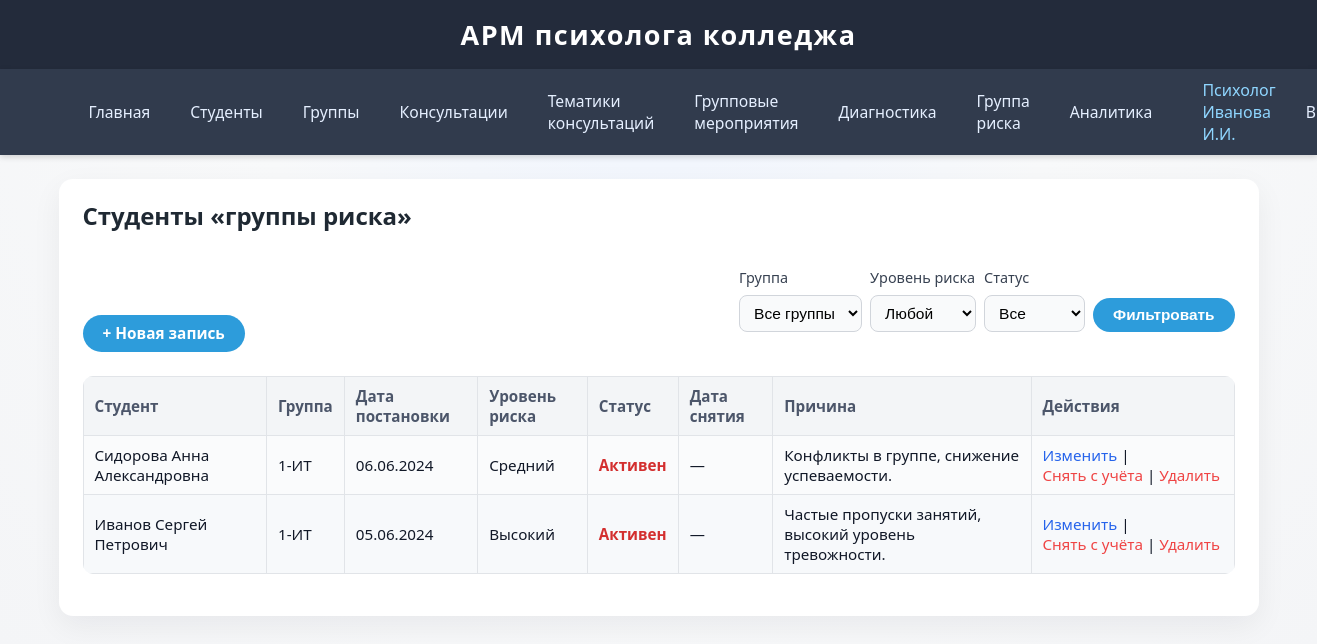
/risk_groups/ (signed in), run on the app's committed database.
### app/models.py (models this page shows, shortened)
class User(db.Model, UserMixin):
    __tablename__ = 'users'
    id = db.Column(db.Integer, primary_key=True)
    username = db.Column(db.String(64), unique=True, nullable=False)
    password_hash = db.Column(db.String(128), nullable=False)
    role = db.Column(db.String(16), nullable=False, default='psychologist')  # 'psychologist', 'admin', or 'viewer'
    full_name = db.Column(db.String(128), nullable=True)
    group_events = db.relationship('GroupEvent', backref='psychologist_user', lazy=True)
    test_results = db.relationship('TestResult', backref='psychologist_user', lazy=True)

class RiskGroup(db.Model):
    __tablename__ = 'risk_groups'
    id = db.Column(db.Integer, primary_key=True)
    student_id = db.Column(db.Integer, db.ForeignKey('students.id'), nullable=False)
    date_added = db.Column(db.Date, nullable=False, default=date.today)
    risk_level = db.Column(db.String(32), nullable=False, default='средний')  # низкий/средний/высокий и т.п.
    reason = db.Column(db.String(255), nullable=True)
    status = db.Column(db.String(32), nullable=False, default='активен')      # активен / снят
    date_removed = db.Column(db.Date, nullable=True)

class Student(db.Model):
    __tablename__ = 'students'
    id = db.Column(db.Integer, primary_key=True)
    full_name = db.Column(db.String(128), nullable=False)
    group_id = db.Column(db.Integer, db.ForeignKey('groups.id'), nullable=True)
    date_of_birth = db.Column(db.Date, nullable=True)
    consultations = db.relationship('Consultation', backref='student', lazy=True)
    test_results = db.relationship('TestResult', backref='student', lazy=True)
    risk_records = db.relationship('RiskGroup', backref='student', lazy=True)

class Group(db.Model):
    __tablename__ = 'groups'
    id = db.Column(db.Integer, primary_key=True)
    name = db.Column(db.String(64), unique=True, nullable=False)
    students = db.relationship('Student', backref='group', lazy=True)
    events = db.relationship('GroupEvent', backref='group', lazy=True)

### app/routes/risk_groups.py (the view)
@risk_groups_bp.route('/', methods=['GET'])
@login_required
def list_risk():
    group_id = request.args.get('group_id', type=int)
    risk_level = request.args.get('risk_level', type=str)
    status = request.args.get('status', type=str)
    query = (
        RiskGroup.query
        .join(Student, RiskGroup.student_id == Student.id)
        .outerjoin(Group, Student.group_id == Group.id)
    )
    if group_id:
        query = query.filter(Student.group_id == group_id)
    if risk_level:
        query = query.filter(RiskGroup.risk_level == risk_level)
    if status:
        query = query.filter(RiskGroup.status == status)
    risk_records = (
        query
        .order_by(RiskGroup.status.desc(), RiskGroup.risk_level.desc(), RiskGroup.date_added.desc())
        .all()
    )
    groups = Group.query.order_by(Group.name.asc()).all()
    risk_levels = (
        db.session.query(RiskGroup.risk_level)
        .distinct()
        .order_by(RiskGroup.risk_level.asc())
        .all()
    )
    risk_levels = [rl[0] for rl in risk_levels]
    statuses = (
        db.session.query(RiskGroup.status)
        .distinct()
        .order_by(RiskGroup.status.asc())
        .all()
    )
    statuses = [st[0] for st in statuses]
    return render_template(
        'risk_groups/list.html',
        risk_records=risk_records,
        groups=groups,
        risk_levels=risk_levels,
        statuses=statuses,
        selected_group_id=group_id,
        selected_risk_level=risk_level,
        selected_status=status,
    )

### app/templates/risk_groups/list.html (shortened to what this page needs)
{% extends 'base.html' %}
{% block content %}
<h2>Студенты «группы риска»</h2>
<div style="margin: 16px 0 24px 0; display:flex; flex-wrap:wrap; gap:16px; align-items:flex-end;">
    <a href="{{ url_for('risk_groups.create_risk') }}" class="btn">+ Новая запись</a>
    <form method="get"
          action="{{ url_for('risk_groups.list_risk') }}"
          style="display:flex; flex-wrap:wrap; gap:8px; align-items:flex-end; margin-left:auto;">
        <div>
            <label for="group_id" style="display:block; font-size:0.9em;">Группа</label>
            <select name="group_id" id="group_id">
                <option value="">Все группы</option>
            </select>
        </div>
        <div>
            <label for="risk_level" style="display:block; font-size:0.9em;">Уровень риска</label>
            <select name="risk_level" id="risk_level">
                <option value="">Любой</option>
            </select>
        </div>
        <div>
            <label for="status" style="display:block; font-size:0.9em;">Статус</label>
            <select name="status" id="status">
                <option value="">Все</option>
            </select>
        </div>
        <div>
            <button type="submit" class="btn">Фильтровать</button>
        </div>
    </form>
</div>
<table>
    <thead>
        <tr>
            <th>Студент</th>
            <th>Группа</th>
            <th>Дата постановки</th>
            <th>Уровень риска</th>
            <th>Статус</th>
            <th>Дата снятия</th>
            <th>Причина</th>
            <th style="width:180px;">Действия</th>
        </tr>
    </thead>
    <tbody>
    {% for r in risk_records %}
        <tr>
            <td>{{ r.student.full_name if r.student else '—' }}</td>
            <td>{{ r.student.group.name if r.student and r.student.group else '—' }}</td>
            <td>
                {% if r.date_added %}
                    {{ r.date_added.strftime('%d.%m.%Y') }}
                {% else %}
                    —
                {% endif %}
            </td>
            <td>{{ r.risk_level|capitalize }}</td>
            <td>
                {% if r.status == 'активен' %}
                    <span style="color:#d32f2f; font-weight:600;">Активен</span>
                {% else %}
                    <span style="color:#757575;">Снят</span>
                {% endif %}
            </td>
            <td>
                {% if r.date_removed %}
                    {{ r.date_removed.strftime('%d.%m.%Y') }}
                {% else %}
                    —
                {% endif %}
            </td>
            <td>{{ r.reason or '—' }}</td>
            <td>
                <a href="{{ url_for('risk_groups.edit_risk', record_id=r.id) }}">Изменить</a>
                {% if r.status == 'активен' %}
                    |
                    <form action="{{ url_for('risk_groups.close_risk', record_id=r.id) }}"
                          method="post"
                          style="display:inline;"
                          onsubmit="return confirm('Снять студента «{{ r.student.full_name if r.student else "" }}» с учёта группы риска?');">
                        <button type="submit" class="link-button">Снять с учёта</button>
                    </form>
                {% endif %}
                |
                <form action="{{ url_for('risk_groups.delete_risk', record_id=r.id) }}"
                      method="post"
                      style="display:inline;"
                      onsubmit="return confirm('Удалить запись группы риска для «{{ r.student.full_name if r.student else "" }}»?');">
                    <button type="submit" class="link-button">Удалить</button>
                </form>
            </td>
        </tr>
    {% else %}
        <tr>
            <td colspan="8"><i>Студенты «группы риска» пока не отмечены.</i></td>
        </tr>
    {% endfor %}
    </tbody>
</table>
{% endblock %}

### app/templates/base.html (shortened to what this page needs)
<!DOCTYPE html>
<html lang="ru">
<head>
    <link rel="stylesheet" href="{{ url_for('static', filename='css/style.css') }}">
</head>
<body>
    <header>
        <div style="font-size:1.3em; font-weight:600;">АРМ психолога колледжа</div>
    </header>
    <nav style="background:#313b4d; padding:10px 0;">
        <div class="container" style="display:flex;gap:20px;align-items:center;">
            <a href="{{ url_for('index') }}">Главная</a>
            <a href="{{ url_for('students.list_students') }}">Студенты</a>
            <a href="{{ url_for('groups.list_groups') }}">Группы</a>
            <a href="{{ url_for('consultations.list_consultations') }}">Консультации</a>
            <a href="{{ url_for('consultation_topics.list_topics') }}">Тематики консультаций</a>
            <a href="{{ url_for('group_events.list_events') }}">Групповые мероприятия</a>
            <a href="{{ url_for('diagnostics.list_results') }}">Диагностика</a>
            <a href="{{ url_for('risk_groups.list_risk') }}">Группа риска</a>
            <a href="{{ url_for('analytics.overview') }}">Аналитика</a>
            {% if current_user.is_authenticated %}
                <span style="color:#8fd6ff;font-weight:500;">
                    {{ current_user.full_name or current_user.username }}
                </span>
                <a href="{{ url_for('auth.logout') }}">Выйти</a>
            {% else %}
                <a href="{{ url_for('auth.login') }}">Войти</a>
            {% endif %}
        </div>
    </nav>
    <div class="container">
        {% block content %}
        {% endblock %}
    </div>
</body>
</html>

### app/static/css/style.css (style rules this page uses)
body { background: radial-gradient(circle at top, #eef4ff 0, #f8f9fa 45%, #f4f5f7 100%); font-family: "Segoe UI", -apple-system, BlinkMacSystemFont, "Roboto", Arial, sans-serif; font-size: 16px; margin: 0; padding: 0; color: #111827; }
header { background: #232b3b; color: #fff; padding: 16px 0; text-align: center; font-size: 1.3em; letter-spacing: 1.5px; font-weight: 600; box-shadow: 0 2px 6px rgba(0,0,0,0.18); }
nav { box-shadow: 0 2px 6px rgba(0,0,0,0.16); }
nav .container { max-width: 1200px; margin: 0 auto; padding: 0 20px; background: transparent; border-radius: 0; box-shadow: none; }
nav a { color: #e5efff; text-decoration: none; font-size: 0.98rem; padding: 6px 10px; border-radius: 6px; transition: background 0.15s, color 0.15s, transform 0.1s; }
body > .container { max-width: 1200px; margin: 24px auto 32px auto; padding: 20px 24px 26px 24px; background: #ffffff; border-radius: 14px; box-shadow: 0 10px 30px rgba(15, 23, 42, 0.06); }
.container { box-sizing: border-box; }
h1, h2, h3 { color: #1f2933; font-weight: 600; margin-top: 0; }
h2 { margin-bottom: 8px; }
table { width: 100%; border-collapse: collapse; margin: 16px 0; background: #fafbfc; border-radius: 10px; overflow: hidden; }
th, td { border: 1px solid #e1e4e8; padding: 9px 11px; text-align: left; vertical-align: middle; font-size: 0.95rem; }
th { background: #f3f5f7; color: #4c566a; font-weight: 600; }
tr:nth-child(even) td { background: #f7f9fb; }
form { margin: 20px 0; }
label { display: block; margin-bottom: 6px; font-weight: 500; color: #374151; font-size: 0.95rem; }
.form-control, input[type="text"], input[type="password"], input[type="date"], input[type="datetime-local"], select, textarea { width: 100%; padding: 8px 10px; font-size: 0.97rem; border: 1px solid #d1d5db; border-radius: 8px; outline: none; background: #f9fafb; box-sizing: border-box; margin-top: 2px; transition: border-color 0.15s, box-shadow 0.15s, background 0.15s; }
button, .btn { background: #2d9cdb; color: #fff; border: none; border-radius: 999px; padding: 8px 20px; font-size: 0.96rem; font-weight: 600; cursor: pointer; transition: background 0.15s, box-shadow 0.15s, transform 0.08s; margin-top: 8px; display: inline-flex; align-items: center; justify-content: center; gap: 6px; }
.link-button { background: none; border: none; color: #ef4444; padding: 0; margin: 0; font: inherit; cursor: pointer; text-decoration: none; }
a { color: #2563eb; text-decoration: none; transition: color 0.17s; }

### data on the page
User: full_name "Психолог Иванова И.И."
RiskGroup: student "Сидорова Анна Александровна", student.group "1-ИТ", date_added "06.06.2024", risk_level "Средний", status "Активен", reason "Конфликты в группе, снижение успеваемости."
RiskGroup: student "Иванов Сергей Петрович", student.group "1-ИТ", date_added "05.06.2024", risk_level "Высокий", status "Активен", reason "Частые пропуски занятий, высокий уровень тревожности."
